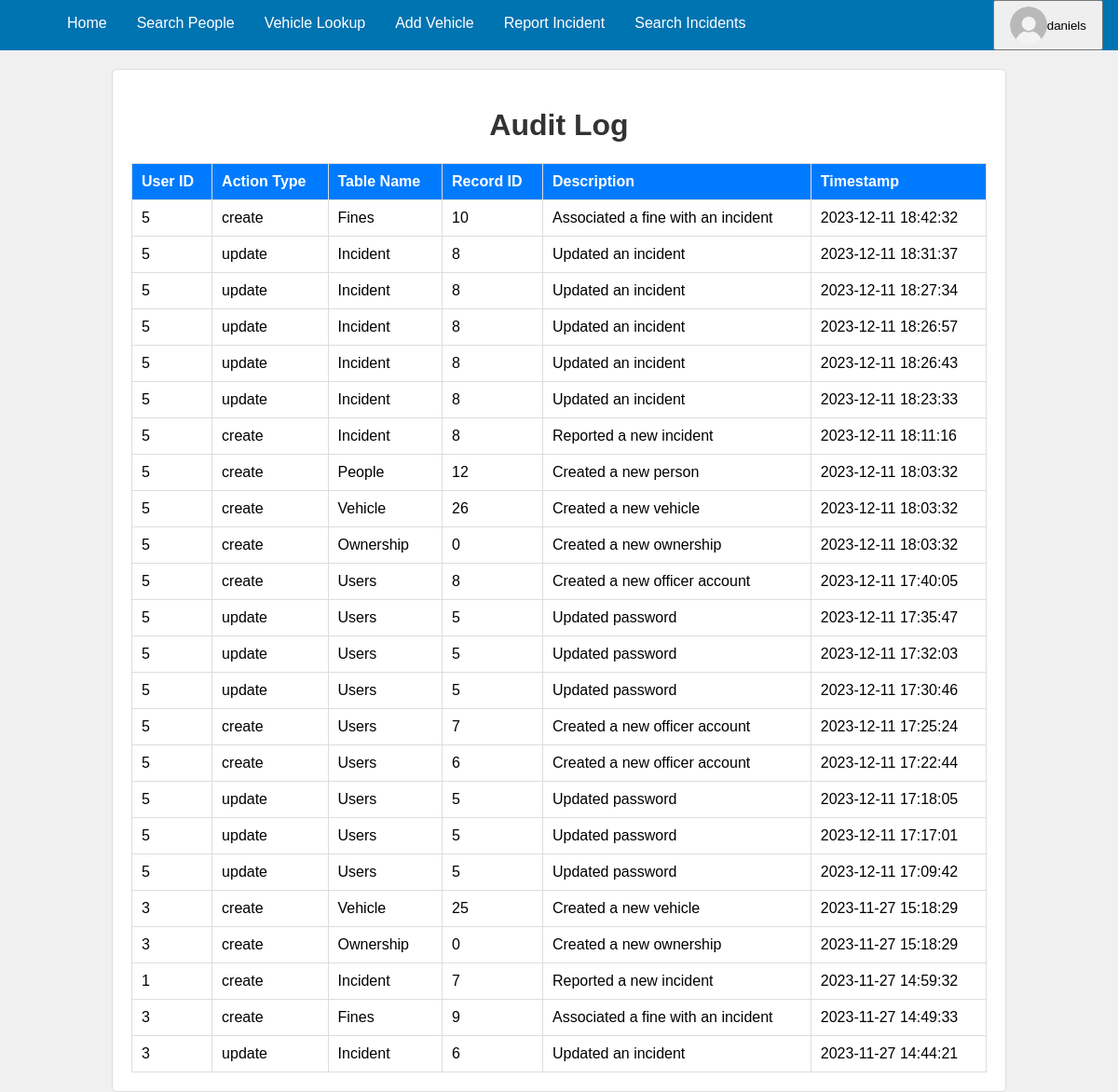
Screenshot of /coursework2/display_audit.php (signed in) with the database file from the repository.
### tables this page shows
CREATE TABLE `Audit_Log` (
  `log_id` int(11) NOT NULL,
  `user_id` int(11) NOT NULL,
  `action_type` enum('create','update','delete') NOT NULL,
  `table_name` varchar(50) NOT NULL,
  `record_id` int(11) NOT NULL,
  `timestamp` datetime DEFAULT current_timestamp(),
  `description` text DEFAULT NULL
);

### coursework2/audit_log.php (the view, shortened to what this page needs)
<?php
    include 'db_connect.php';
    function displayAuditLog()
    {
        global $conn;
        $sql = "SELECT * FROM Audit_Log ORDER BY timestamp DESC";
        $result = $conn -> query($sql);
        if ($result -> num_rows > 0)
        {
            echo "<table>";
            echo "<tr><th>User ID</th><th>Action Type</th><th>Table Name</th><th>Record ID</th><th>Description</th><th>Timestamp</th></tr>";
            while ($row = $result -> fetch_assoc())
            {
                echo "<tr><td>" . $row["user_id"] . "</td><td>" . $row["action_type"] . "</td><td>" . $row["table_name"] . "</td><td>" . $row["record_id"] . "</td><td>" . $row["description"] . "</td><td>" . $row["timestamp"] . "</td></tr>";
            }
            echo "</table>";
        }
        else
        {
            echo "No actions found in the audit log.";
        }
    }
?>

### coursework2/navbar.php (shortened to what this page needs)
<?php
    $username = isset($_SESSION["username"]) ? $_SESSION["username"] : "Guest";
?>
<!DOCTYPE html>
<html>
    <head>
    </head>
    <body>
        <div class="navbar">
            <nav>
                <ul>
                    <li><a href="dashboard.php">Home</a></li>
                    <li><a href="search_people.php">Search People</a></li>
                    <li><a href="vehicle_lookup.php">Vehicle Lookup</a></li>
                    <li><a href="add_vehicle.php">Add Vehicle</a></li>
                    <li><a href="report_incident.php">Report Incident</a></li>
                    <li><a href="search_incident.php">Search Incidents</a></li>
                </ul>
            </nav>
            <div class="dropdown">
                <button class="dropbtn">
                    <img src="profilepic.png" alt="Profile Picture" style="height: 40px; width: 40px;">
                    <span><?php echo $username; ?></span>
                </button>
            </div>
        </div>
    </body>
</html>

### coursework2/display_audit.php (shortened to what this page needs)
<?php
    include 'navbar.php';
?>
<!DOCTYPE html>
<html>
    <head>
    </head>
    <body>
        <div class="container">
            <div class="form-container">
                <h1>Audit Log</h1>
                <?php
                    include 'audit_log.php';
                    displayAuditLog();
                ?>
            </div>
        </div>
    </body>
</html>

### coursework2/navbar.php (style rules this page uses)
.navbar { display: flex; justify-content: flex-end; background-color: #0073b1; padding: 0 1rem; }
.navbar a { color: #fff; padding: 1rem; text-decoration: none; }
.navbar img { border-radius: 50%; margin-right: 0.5rem; }
nav { display: flex; justify-content: center; }
nav ul { display: flex; justify-content: space-between; width: 100%; max-width: 800px; list-style: none; }
nav ul li { text-align: center; }
.dropdown { margin-left: auto; float: right; position: relative; display: inline-block; }
.dropbtn { display: flex; align-items: center; color: black; text-align: center; padding: 5px 16px; text-decoration: none; }
.dropbtn img, .dropbtn .username { margin: 0; padding: 0; vertical-align: middle; }

### coursework2/display_audit.php (style rules this page uses)
body { font-family: Arial, sans-serif; margin: 0; padding: 0; background-color: #f0f0f0; }
.container { width: 80%; margin: 0 auto; }
.form-container { background-color: #fff; padding: 20px; margin-top: 20px; border: 1px solid #ddd; border-radius: 5px; }
.form-container h1 { text-align: center; color: #333; }
table { width: 100%; border-collapse: collapse; margin-top: 20px; }
th, td { border: 1px solid #ddd; padding: 10px; text-align: left; }
th { background-color: #007BFF; color: #fff; }

### rows the page displays
audit_log: user "5", action_type "create", table_name "Fines", record "10", description "Associated a fine with an incident", timestamp "2023-12-11 18:42:32"
audit_log: user "5", action_type "update", table_name "Incident", record "8", description "Updated an incident", timestamp "2023-12-11 18:31:37"
audit_log: user "5", action_type "update", table_name "Incident", record "8", description "Updated an incident", timestamp "2023-12-11 18:27:34"
audit_log: user "5", action_type "update", table_name "Incident", record "8", description "Updated an incident", timestamp "2023-12-11 18:26:57"
audit_log: user "5", action_type "update", table_name "Incident", record "8", description "Updated an incident", timestamp "2023-12-11 18:26:43"
audit_log: user "5", action_type "update", table_name "Incident", record "8", description "Updated an incident", timestamp "2023-12-11 18:23:33"
audit_log: user "5", action_type "create", table_name "Incident", record "8", description "Reported a new incident", timestamp "2023-12-11 18:11:16"
audit_log: user "5", action_type "create", table_name "People", record "12", description "Created a new person", timestamp "2023-12-11 18:03:32"
audit_log: user "5", action_type "create", table_name "Vehicle", record "26", description "Created a new vehicle", timestamp "2023-12-11 18:03:32"
audit_log: user "5", action_type "create", table_name "Ownership", record "0", description "Created a new ownership", timestamp "2023-12-11 18:03:32"
audit_log: user "5", action_type "create", table_name "Users", record "8", description "Created a new officer account", timestamp "2023-12-11 17:40:05"
audit_log: user "5", action_type "update", table_name "Users", record "5", description "Updated password", timestamp "2023-12-11 17:35:47"
audit_log: user "5", action_type "update", table_name "Users", record "5", description "Updated password", timestamp "2023-12-11 17:32:03"
audit_log: user "5", action_type "update", table_name "Users", record "5", description "Updated password", timestamp "2023-12-11 17:30:46"
audit_log: user "5", action_type "create", table_name "Users", record "7", description "Created a new officer account", timestamp "2023-12-11 17:25:24"
audit_log: user "5", action_type "create", table_name "Users", record "6", description "Created a new officer account", timestamp "2023-12-11 17:22:44"
audit_log: user "5", action_type "update", table_name "Users", record "5", description "Updated password", timestamp "2023-12-11 17:18:05"
audit_log: user "5", action_type "update", table_name "Users", record "5", description "Updated password", timestamp "2023-12-11 17:17:01"
audit_log: user "5", action_type "update", table_name "Users", record "5", description "Updated password", timestamp "2023-12-11 17:09:42"
audit_log: user "3", action_type "create", table_name "Vehicle", record "25", description "Created a new vehicle", timestamp "2023-11-27 15:18:29"
audit_log: user "3", action_type "create", table_name "Ownership", record "0", description "Created a new ownership", timestamp "2023-11-27 15:18:29"
audit_log: user "1", action_type "create", table_name "Incident", record "7", description "Reported a new incident", timestamp "2023-11-27 14:59:32"
audit_log: user "3", action_type "create", table_name "Fines", record "9", description "Associated a fine with an incident", timestamp "2023-11-27 14:49:33"
audit_log: user "3", action_type "update", table_name "Incident", record "6", description "Updated an incident", timestamp "2023-11-27 14:44:21"

### other values shown
$username "daniels"
